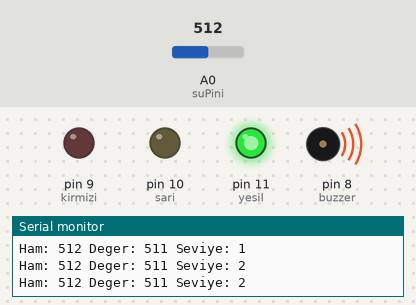
Bench run of a sketch on a simulated Arduino Uno, built with avr-gcc and run on an emulated ATmega328P. On the bench: output pins drawn as LEDs (lit = HIGH), buzzer (waves = sounding, pin HIGH), the last lines printed to the serial monitor. Inputs (shaded band) come from the test bench; at power-on: A0 (suPini) = 512.

Above: at 1.8 s.
1.9 s: A0 (suPini) set to 633
3.4 s: A0 (suPini) set to 661
At 4.4 s:
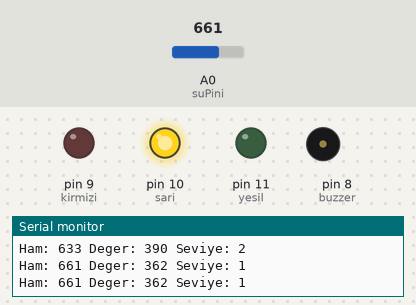
5.0 s: A0 (suPini) set to 826
6.5 s: A0 (suPini) set to 861
At 6.8 s:
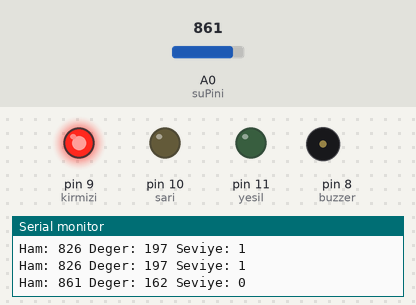
8.0 s: A0 (suPini) set to 814
9.5 s: A0 (suPini) set to 788
At 10.3 s:
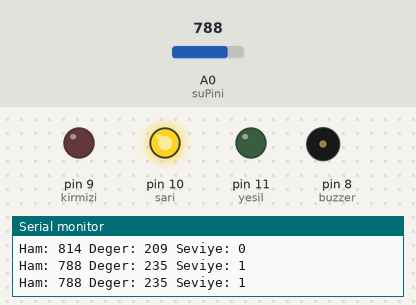
Timing chart, 0 to 12.0 s (numbered marks = the images above; inputs shaded):
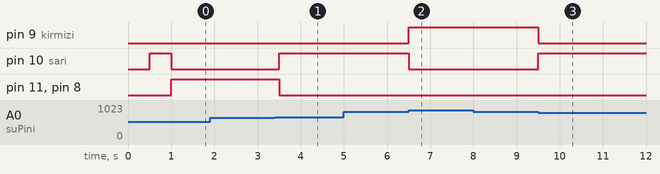

Measured:
- the behaviour switches between 643 and 644 on A0 (suPini) (found by bisection; images 0 and 1)
- the behaviour switches between 843 and 844 on A0 (suPini) (found by bisection; images 1 and 2)
- the behaviour switches between 803 and 802 on A0 (suPini) (found by bisection; images 2 and 3)
- after the input at 3.4 s, pin 10 (sari): LOW → HIGH after 0.10 s; pin 11 (yesil), pin 8 (buzzer): HIGH → LOW after 0.10 s
- after the input at 6.5 s, pin 9 (kirmizi): LOW → HIGH at once; pin 10 (sari): HIGH → LOW at once
- after the input at 9.5 s, pin 9 (kirmizi): HIGH → LOW at once; pin 10 (sari): LOW → HIGH at once

The sketch:

p18_ters_okuma.ino
```cpp
const byte suPini = A0;
const byte kirmizi = 9;
const byte sari = 10;
const byte yesil = 11;
const byte buzzer = 8;
const int ortaEsik = 200;
const int doluEsik = 400;
const int marj = 20;
const bool tersOkuma = true;
const unsigned long aralikMs = 500;
byte seviye = 0;
unsigned long zaman = 0;

byte yeniSeviye(int deger) {
  if (seviye == 0) {
    if (deger > ortaEsik + marj) return 1;
  } else if (seviye == 1) {
    if (deger > doluEsik + marj) return 2;
    if (deger < ortaEsik - marj) return 0;
  } else {
    if (deger < doluEsik - marj) return 1;
  }
  return seviye;
}

void setup() {
  pinMode(kirmizi, OUTPUT);
  pinMode(sari, OUTPUT);
  pinMode(yesil, OUTPUT);
  pinMode(buzzer, OUTPUT);
  Serial.begin(9600);
  zaman = millis();
}

void loop() {
  unsigned long simdi = millis();
  if (simdi - zaman < aralikMs) return;
  zaman = simdi;
  int ham = analogRead(suPini);
  int deger = ham;
  if (tersOkuma) deger = 1023 - ham;
  seviye = yeniSeviye(deger);
  digitalWrite(kirmizi, seviye == 0);
  digitalWrite(sari, seviye == 1);
  digitalWrite(yesil, seviye == 2);
  digitalWrite(buzzer, seviye == 2);
  Serial.print("Ham: ");
  Serial.print(ham);
  Serial.print(" Deger: ");
  Serial.print(deger);
  Serial.print(" Seviye: ");
  Serial.println(seviye);
}
```
